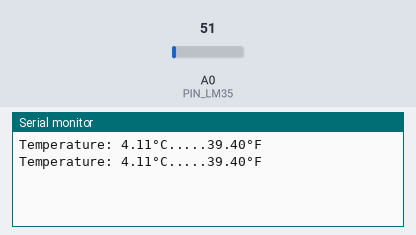
Recording of a sketch running on a simulated Arduino Uno, built with avr-gcc and run on an emulated ATmega328P. On the bench: the last lines printed to the serial monitor. The test bench sets the inputs (shaded band); at power-on: A0 (PIN_LM35) = 51.

Above: at 1.8 s.
1.9 s: A0 (PIN_LM35) set to 61
At 2.6 s:
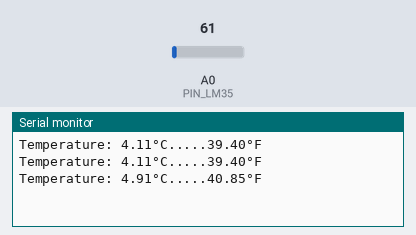
3.4 s: A0 (PIN_LM35) set to 71
At 4.8 s:
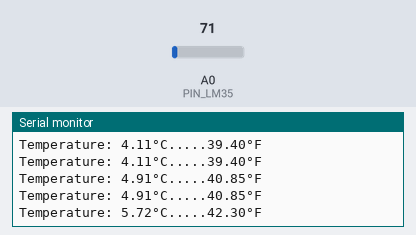
Timing chart, 0 to 6.4 s (numbered marks = the images above; inputs shaded):
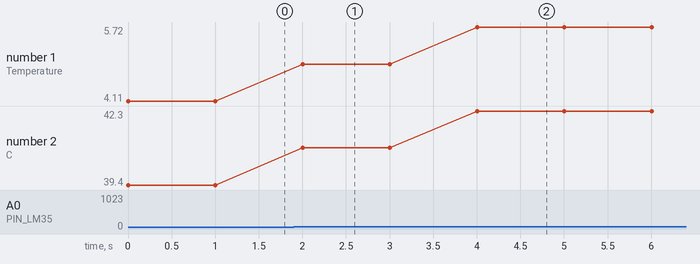

Measured:
- after the input at 1.9 s, the serial monitor: prints a new line after 0.10 s (image 1)
- after the input at 3.4 s, the serial monitor: prints a new line after 0.61 s (image 2)
- plotted number 1: 4.11 → 4.91 after the input at 1.9 s, 4.91 → 5.72 after the input at 3.4 s
- plotted number 2: 39.4 → 40.85 after the input at 1.9 s, 40.85 → 42.3 after the input at 3.4 s

The sketch:

LM35_temperature_sensor.ino
```cpp
/*
 Md Shohanuzzaman
 IoT Engineer @ IoT Lab
 */

#define ADC_VREF_mV 3300.0
#define ADC_RESOLUTION 4096.0
#define PIN_LM35 14

void setup() {
  Serial.begin(9600);
}

void loop() {
  int adcVal = analogRead(PIN_LM35);
  float milliVolt = adcVal * (ADC_VREF_mV / ADC_RESOLUTION);
  float tempC = milliVolt / 10;
  float tempF = tempC * 9 / 5 + 32;

  Serial.print("Temperature: ");
  Serial.print(tempC);
  Serial.print("°C");
  Serial.print(".....");
  Serial.print(tempF);
  Serial.println("°F");

  delay(1000);
}
```
